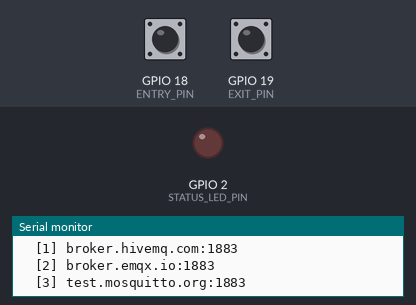
The sketch below on a simulated ESP32. Shown: output pins drawn as LEDs (lit = HIGH), the last lines printed to the serial monitor. The test bench sets the inputs (shaded band); at power-on: GPIO 18 (ENTRY_PIN) HIGH, GPIO 19 (EXIT_PIN) HIGH. WiFi joins after 1.5 s; servers stay silent unless stated; no MQTT or app messages arrive unless stated.

Above: at 1.2 s.
1.3 s: GPIO 18 (ENTRY_PIN) pulled LOW for 0.15 s
2.9 s: GPIO 19 (EXIT_PIN) pulled LOW for 0.15 s
At 3.07 s:
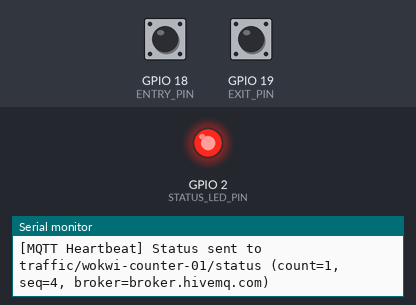
4.6 s: GPIO 18 (ENTRY_PIN) pulled LOW for 1 s
8.6 s: GPIO 19 (EXIT_PIN) pulled LOW for 1 s
11.1 s: GPIO 18 (ENTRY_PIN) driven LOW and GPIO 19 (EXIT_PIN) driven LOW
At 12.1 s:
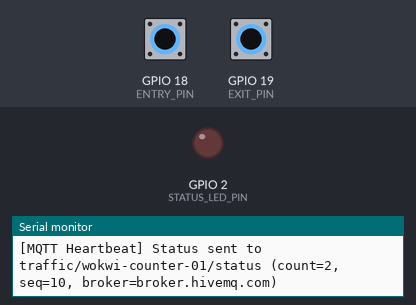
Timing chart, 0 to 13.6 s (numbered marks = the images above; inputs shaded):
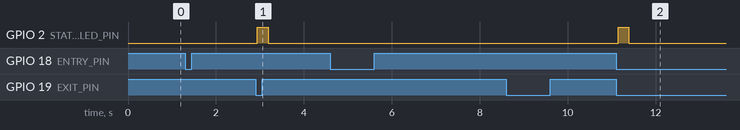

The sketch:

esp32_ir_counter.ino
```cpp
/*
 * Production ESP32 Smart Traffic IR Counter Firmware
 * Compatible with PlatformIO, Arduino IDE, Arduino CLI, and Wokwi Simulation.
 *
 * Resilient Multi-Broker MQTT Architecture:
 * - Verifies WiFi connection and IP assignment prior to MQTT connection
 * - Automatic WiFi reconnection with backoff
 * - Multi-broker failover array:
 *     1. broker.hivemq.com
 *     2. broker.emqx.io
 *     3. test.mosquitto.org
 * - Exponential reconnection backoff on failure (prevents state=-2 spam)
 * - Directional transit state machine (Entry -> Exit / Exit -> Entry)
 * - Publishes to:
 *     - traffic/entry  & traffic/<device_id>/entry
 *     - traffic/exit   & traffic/<device_id>/exit
 *     - traffic/count  & traffic/<device_id>/count
 *     - traffic/status & traffic/<device_id>/status
 * - Logs all network and sensor events to Serial.
 */

#include <Arduino.h>
#include <WiFi.h>
#include <PubSubClient.h>
#include <ArduinoJson.h>

#if __has_include("secrets.h")
#include "secrets.h"
#endif

// Fallback WiFi credentials
#ifndef WIFI_SSID
#define WIFI_SSID "Wokwi-GUEST"
#endif

#ifndef WIFI_PASSWORD
#define WIFI_PASSWORD ""
#endif

// Multi-Broker Pool for High Availability
const char* MQTT_BROKERS[] = {
  "broker.hivemq.com",
  "broker.emqx.io",
  "test.mosquitto.org"
};
#ifndef MQTT_PORT
#define MQTT_PORT 1883
#endif
const size_t NUM_BROKERS = sizeof(MQTT_BROKERS) / sizeof(MQTT_BROKERS[0]);
size_t currentBrokerIdx = 0;

#ifndef MQTT_USERNAME
#define MQTT_USERNAME ""
#endif

#ifndef MQTT_PASSWORD
#define MQTT_PASSWORD ""
#endif

#ifndef DEVICE_ID
#define DEVICE_ID "wokwi-counter-01"
#endif

#ifndef DEVICE_TOKEN
#define DEVICE_TOKEN "default-sim-token"
#endif

#ifndef DEVICE_MODE
#define DEVICE_MODE "simulation"
#endif

// Hardware GPIO Definitions
constexpr uint8_t ENTRY_PIN = 18;
constexpr uint8_t EXIT_PIN = 19;
constexpr uint8_t STATUS_LED_PIN = 2;

// Timing & Exponential Backoff Constants (in milliseconds)
constexpr uint32_t DEBOUNCE_MS = 40;
constexpr uint32_t CROSSING_TIMEOUT_MS = 3000;
constexpr uint32_t STATUS_INTERVAL_MS = 10000;
constexpr uint32_t WIFI_RETRY_INTERVAL_MS = 5000;
constexpr uint32_t MQTT_MIN_RETRY_INTERVAL_MS = 2000;
constexpr uint32_t MQTT_MAX_RETRY_INTERVAL_MS = 60000;
constexpr uint32_t LED_PULSE_DURATION_MS = 250;
constexpr uint16_t MQTT_BUFFER_SIZE = 768;
constexpr uint16_t MQTT_KEEPALIVE_SEC = 30;
constexpr uint16_t MQTT_SOCKET_TIMEOUT_SEC = 5;

// Firmware metadata
constexpr char FIRMWARE_VERSION[] = "2.1.0-production";

// Global network clients
WiFiClient wifiClient;
PubSubClient mqttClient(wifiClient);

// Debounced sensor representation
struct DebouncedSensor {
  uint8_t pin;
  bool stableHigh;
  bool lastReadingHigh;
  uint32_t changedAt;
};

DebouncedSensor entrySensor{ENTRY_PIN, true, true, 0};
DebouncedSensor exitSensor{EXIT_PIN, true, true, 0};

// Crossing state machine
enum CrossingState : uint8_t {
  WAITING_FOR_SENSOR,
  ENTRY_FIRST,
  EXIT_FIRST
};

CrossingState crossingState = WAITING_FOR_SENSOR;
uint32_t crossingStartedAt = 0;
uint32_t lastStatusAt = 0;
uint32_t lastLedAt = 0;
uint32_t lastWifiAttemptAt = 0;
uint32_t lastMqttAttemptAt = 0;
uint32_t mqttRetryIntervalMs = MQTT_MIN_RETRY_INTERVAL_MS;
uint32_t sequenceNumber = 0;
uint32_t vehicleCount = 0;
uint32_t directionEntryToExit = 0;
uint32_t directionExitToEntry = 0;
bool ledIsOn = false;

// Helper: check if WiFi is fully connected with an assigned IP
bool isWifiConnected() {
  return (WiFi.status() == WL_CONNECTED && WiFi.localIP()[0] != 0);
}

// Non-blocking sensor debouncing with falling-edge detection (active-LOW)
bool sensorFell(DebouncedSensor &sensor, uint32_t now) {
  const bool readingHigh = (digitalRead(sensor.pin) == HIGH);
  if (readingHigh != sensor.lastReadingHigh) {
    sensor.lastReadingHigh = readingHigh;
    sensor.changedAt = now;
  }
  if (readingHigh != sensor.stableHigh &&
      (now - sensor.changedAt >= DEBOUNCE_MS)) {
    sensor.stableHigh = readingHigh;
    return !readingHigh; // True only on falling edge (HIGH -> LOW)
  }
  return false;
}

// Publish discrete event to both root topic and device-scoped topic
void publishEvent(const char *action, uint32_t count) {
  if (!mqttClient.connected()) {
    Serial.printf("[MQTT Offline] Event '%s' queued locally (count=%lu)\n",
                  action, static_cast<unsigned long>(count));
    return;
  }

#if ARDUINOJSON_VERSION_MAJOR >= 7
  JsonDocument msg;
#else
  StaticJsonDocument<512> msg;
#endif

  msg["device_id"] = DEVICE_ID;
  msg["device_token"] = DEVICE_TOKEN;
  msg["sequence"] = ++sequenceNumber;
  msg["action"] = action;
  msg["vehicle_count"] = count;
  msg["timestamp_ms"] = millis();

  char payload[512];
  const size_t len = serializeJson(msg, payload, sizeof(payload));

  // 1. Publish to standardized root topic: traffic/entry, traffic/exit, traffic/count
  char rootTopic[64];
  snprintf(rootTopic, sizeof(rootTopic), "traffic/%s", action);
  mqttClient.publish(rootTopic, payload, len);

  // 2. Publish to device-scoped topic: traffic/<device_id>/<action>
  char scopedTopic[96];
  snprintf(scopedTopic, sizeof(scopedTopic), "traffic/%s/%s", DEVICE_ID, action);
  mqttClient.publish(scopedTopic, payload, len);

  Serial.printf("[MQTT Event] Published '%s' (seq=%lu, count=%lu) to %s & %s\n",
                action, static_cast<unsigned long>(sequenceNumber),
                static_cast<unsigned long>(count), rootTopic, scopedTopic);
}

// Publish comprehensive device status and telemetry heartbeat
void publishStatus(uint32_t now) {
  if (!mqttClient.connected()) {
    return;
  }

#if ARDUINOJSON_VERSION_MAJOR >= 7
  JsonDocument status;
#else
  StaticJsonDocument<640> status;
#endif

  status["device_id"] = DEVICE_ID;
  status["device_token"] = DEVICE_TOKEN;
  status["sequence"] = ++sequenceNumber;
  status["uptime_seconds"] = now / 1000;
  status["vehicle_count"] = vehicleCount;
  status["direction_a_to_b"] = directionEntryToExit;
  status["direction_b_to_a"] = directionExitToEntry;
  status["sensor_a"] = !entrySensor.stableHigh;
  status["sensor_b"] = !exitSensor.stableHigh;
  status["mode"] = DEVICE_MODE;
  status["firmware_version"] = FIRMWARE_VERSION;
  status["broker"] = MQTT_BROKERS[currentBrokerIdx];
  status["wifi_rssi"] = WiFi.RSSI();

  char payload[640];
  const size_t len = serializeJson(status, payload, sizeof(payload));

  // Publish to root status and device-scoped status
  mqttClient.publish("traffic/status", payload, len);

  char scopedTopic[96];
  snprintf(scopedTopic, sizeof(scopedTopic), "traffic/%s/status", DEVICE_ID);
  if (mqttClient.publish(scopedTopic, payload, len)) {
    Serial.printf("[MQTT Heartbeat] Status sent to %s (count=%lu, seq=%lu, broker=%s)\n",
                  scopedTopic, static_cast<unsigned long>(vehicleCount),
                  static_cast<unsigned long>(sequenceNumber),
                  MQTT_BROKERS[currentBrokerIdx]);
  } else {
    Serial.println("[MQTT Heartbeat] Publish failed.");
  }
}

// Record completed vehicle transit
void recordVehicle(bool entryFirst, uint32_t now) {
  ++vehicleCount;
  if (entryFirst) {
    ++directionEntryToExit;
  } else {
    ++directionExitToEntry;
  }

  crossingState = WAITING_FOR_SENSOR;
  digitalWrite(STATUS_LED_PIN, HIGH);
  ledIsOn = true;
  lastLedAt = now;

  Serial.printf("[IR Sensor] Vehicle TRANSIT verified (%s). Total: %lu\n",
                entryFirst ? "ENTRY -> EXIT" : "EXIT -> ENTRY",
                static_cast<unsigned long>(vehicleCount));
  publishEvent("count", vehicleCount);
  publishStatus(now);
}

// Non-blocking WiFi state manager with automatic reconnection
void maintainWiFi(uint32_t now) {
  static wl_status_t lastRecordedStatus = WL_IDLE_STATUS;
  const wl_status_t currentStatus = WiFi.status();

  if (isWifiConnected()) {
    if (lastRecordedStatus != WL_CONNECTED) {
      Serial.printf("[WiFi] Connected! IP: %s | Gateway: %s | RSSI: %d dBm\n",
                    WiFi.localIP().toString().c_str(),
                    WiFi.gatewayIP().toString().c_str(),
                    WiFi.RSSI());
      lastRecordedStatus = WL_CONNECTED;
    }
    return;
  }

  if (lastRecordedStatus == WL_CONNECTED) {
    Serial.println("[WiFi] Connection dropped! Preparing automatic reconnect...");
    lastRecordedStatus = currentStatus;
  }

  if (now - lastWifiAttemptAt >= WIFI_RETRY_INTERVAL_MS) {
    lastWifiAttemptAt = now;
    Serial.printf("[WiFi] Connecting to SSID: '%s'...\n", WIFI_SSID);
    WiFi.disconnect();
    WiFi.mode(WIFI_STA);
    WiFi.begin(WIFI_SSID, WIFI_PASSWORD);
  }
}

// Non-blocking MQTT state manager with multi-broker rotation and exponential backoff
void maintainMqtt(uint32_t now) {
  // If already connected, service loop and maintain keepalive
  if (mqttClient.connected()) {
    mqttClient.loop();
    return;
  }

  // REQUIREMENT: Verify WiFi connection before attempting MQTT
  if (!isWifiConnected()) {
    return;
  }

  // Check exponential retry interval
  if (now - lastMqttAttemptAt >= mqttRetryIntervalMs) {
    lastMqttAttemptAt = now;

    const char* activeBroker = MQTT_BROKERS[currentBrokerIdx];
    Serial.printf("[MQTT] Attempting connection to %s:%u (timeout=%lums)...\n",
                  activeBroker, (unsigned int)MQTT_PORT, (unsigned long)mqttRetryIntervalMs);

    mqttClient.setServer(activeBroker, MQTT_PORT);

    // Generate unique client ID to prevent broker collision
    char clientId[64];
    uint32_t chipId = static_cast<uint32_t>(ESP.getEfuseMac() & 0xFFFF);
    snprintf(clientId, sizeof(clientId), "%s-%04lX", DEVICE_ID, static_cast<unsigned long>(chipId));

    bool connected = false;
    if (MQTT_USERNAME[0] != '\0') {
      connected = mqttClient.connect(clientId, MQTT_USERNAME, MQTT_PASSWORD);
    } else {
      connected = mqttClient.connect(clientId);
    }

    if (connected) {
      Serial.printf("[MQTT] Connected successfully to %s! ClientID: %s\n", activeBroker, clientId);
      // Reset exponential backoff on success
      mqttRetryIntervalMs = MQTT_MIN_RETRY_INTERVAL_MS;

      // Subscribe to bidirectional sync topics
      char subTopic[96];
      snprintf(subTopic, sizeof(subTopic), "traffic/%s/command", DEVICE_ID);
      mqttClient.subscribe(subTopic);
      mqttClient.subscribe("traffic/control");

      // Publish initial state
      publishStatus(millis());
    } else {
      int stateCode = mqttClient.state();
      Serial.printf("[MQTT] Connection FAILED (broker=%s, state=%d). Rotating broker...\n",
                    activeBroker, stateCode);

      // Rotate to next broker in the failover pool
      currentBrokerIdx = (currentBrokerIdx + 1) % NUM_BROKERS;

      // Exponential backoff: double retry delay up to MAX (e.g. 2s -> 4s -> 8s -> ... -> 60s)
      mqttRetryIntervalMs = (mqttRetryIntervalMs * 2 > MQTT_MAX_RETRY_INTERVAL_MS)
                            ? MQTT_MAX_RETRY_INTERVAL_MS
                            : (mqttRetryIntervalMs * 2);
      Serial.printf("[MQTT] Next attempt with %s in %lu ms\n",
                    MQTT_BROKERS[currentBrokerIdx], static_cast<unsigned long>(mqttRetryIntervalMs));
    }
  }
}

void setup() {
  Serial.begin(115200);
  pinMode(ENTRY_PIN, INPUT_PULLUP);
  pinMode(EXIT_PIN, INPUT_PULLUP);
  pinMode(STATUS_LED_PIN, OUTPUT);
  digitalWrite(STATUS_LED_PIN, LOW);

  entrySensor.changedAt = millis();
  exitSensor.changedAt = millis();

  mqttClient.setServer(MQTT_BROKERS[0], MQTT_PORT);
  mqttClient.setBufferSize(MQTT_BUFFER_SIZE);
  mqttClient.setKeepAlive(MQTT_KEEPALIVE_SEC);
  mqttClient.setSocketTimeout(MQTT_SOCKET_TIMEOUT_SEC);

  Serial.println("\n========================================================");
  Serial.println("  SmartTraffic AI: Production ESP32 IR Vehicle Counter  ");
  Serial.println("========================================================");
  Serial.printf("Pins: ENTRY=GPIO%u, EXIT=GPIO%u, LED=GPIO%u\n",
                ENTRY_PIN, EXIT_PIN, STATUS_LED_PIN);
  Serial.printf("Device: %s | Mode: %s\n", DEVICE_ID, DEVICE_MODE);
  Serial.printf("Supported MQTT Brokers (%u):\n", NUM_BROKERS);
  for (size_t i = 0; i < NUM_BROKERS; ++i) {
    Serial.printf("  [%u] %s:%u\n", i + 1, MQTT_BROKERS[i], MQTT_PORT);
  }

  WiFi.mode(WIFI_STA);
  WiFi.begin(WIFI_SSID, WIFI_PASSWORD);
  lastWifiAttemptAt = millis();
}

void loop() {
  const uint32_t now = millis();

  // 1. Maintain Network Stack
  maintainWiFi(now);
  maintainMqtt(now);

  // 2. Poll Debounced Hardware Sensors
  const bool entryDetected = sensorFell(entrySensor, now);
  const bool exitDetected = sensorFell(exitSensor, now);

  // 3. Directional Transit State Machine
  if (crossingState == WAITING_FOR_SENSOR) {
    if (entryDetected && !exitDetected) {
      crossingState = ENTRY_FIRST;
      crossingStartedAt = now;
      publishEvent("entry", vehicleCount);
      Serial.println("[IR Sensor] Sensor A (ENTRY) triggered. Vehicle approaching.");
    } else if (exitDetected && !entryDetected) {
      crossingState = EXIT_FIRST;
      crossingStartedAt = now;
      publishEvent("exit", vehicleCount);
      Serial.println("[IR Sensor] Sensor B (EXIT) triggered. Reverse vehicle approaching.");
    } else if (entryDetected && exitDetected) {
      Serial.println("[IR Sensor] Simultaneous trigger ignored (optical noise).");
    }
  } else if (now - crossingStartedAt > CROSSING_TIMEOUT_MS) {
    crossingState = WAITING_FOR_SENSOR;
    Serial.println("[IR Sensor] Crossing sequence timed out. State machine reset.");
  } else if (crossingState == ENTRY_FIRST && exitDetected) {
    // Completed Entry -> Exit transit
    publishEvent("exit", vehicleCount);
    recordVehicle(true, now);
  } else if (crossingState == EXIT_FIRST && entryDetected) {
    // Completed Exit -> Entry transit
    publishEvent("entry", vehicleCount);
    recordVehicle(false, now);
  }

  // 4. Non-blocking LED feedback pulse
  if (ledIsOn && (now - lastLedAt >= LED_PULSE_DURATION_MS)) {
    digitalWrite(STATUS_LED_PIN, LOW);
    ledIsOn = false;
  }

  // 5. Periodic telemetry heartbeat
  if (now - lastStatusAt >= STATUS_INTERVAL_MS) {
    lastStatusAt = now;
    publishStatus(now);
  }

  // Cooperative task yield
  delay(2);
}
```

secrets.example.h
```cpp
#pragma once

// Wi-Fi configuration for Wokwi simulation / physical ESP32
#define WIFI_SSID "Wokwi-GUEST"
#define WIFI_PASSWORD ""

// Public Wokwi-compatible MQTT Broker (or replace with your server IP for LAN deployment)
#define MQTT_HOST "broker.hivemq.com"
#define MQTT_PORT 1883
#define MQTT_USERNAME ""
#define MQTT_PASSWORD ""

// Device identifiers
#define DEVICE_ID "wokwi-counter-01"
#define DEVICE_TOKEN "replace-with-token-from-device-registration"
#define DEVICE_MODE "simulation"
#define MQTT_TOPIC_PREFIX "traffic"
```

Measured:
- after the input at 2.9 s, GPIO 2 (STATUS_LED_PIN): LOW → HIGH at once, → LOW 0.25 s later
- after the input at 11.1 s, GPIO 2 (STATUS_LED_PIN): LOW → HIGH at once, → LOW 0.25 s later
